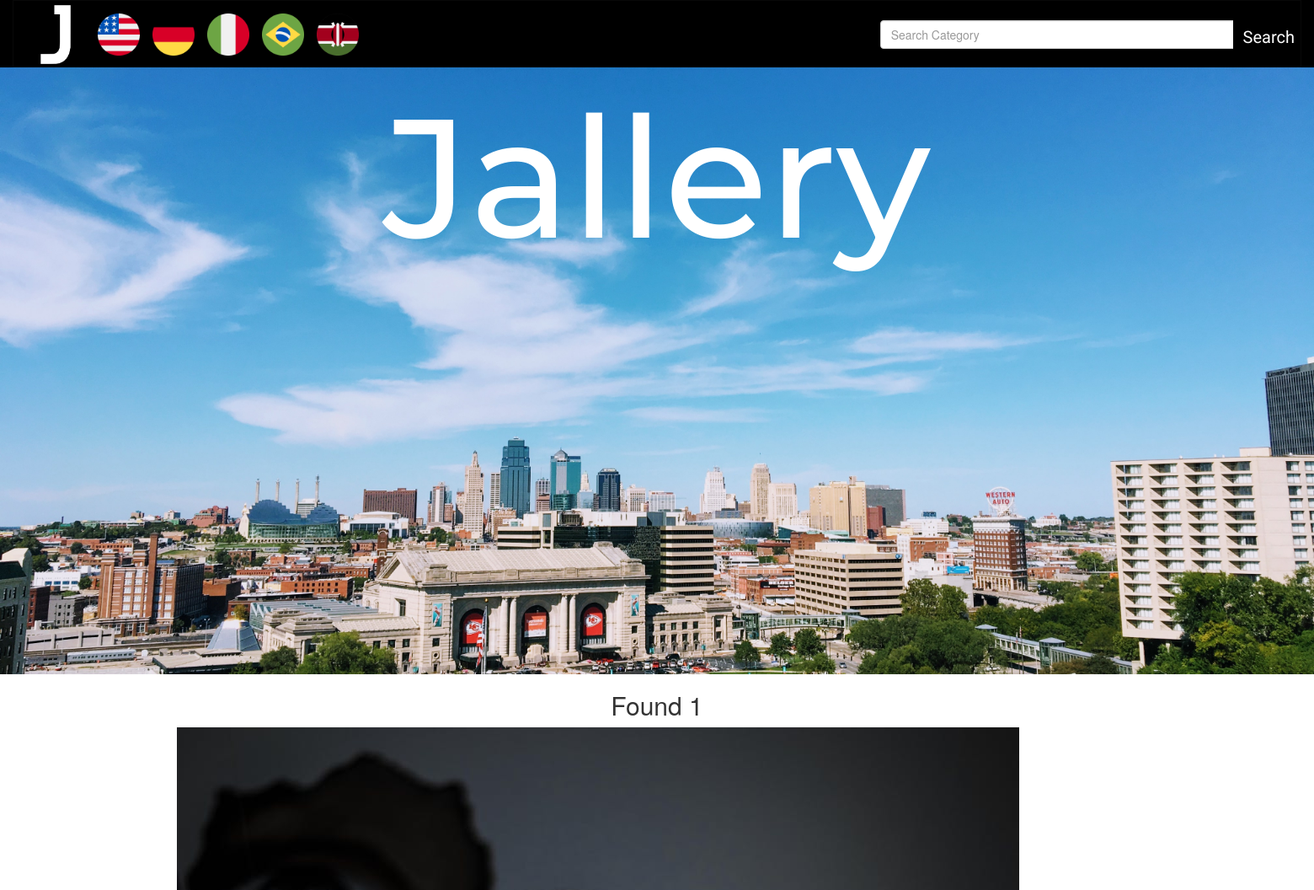
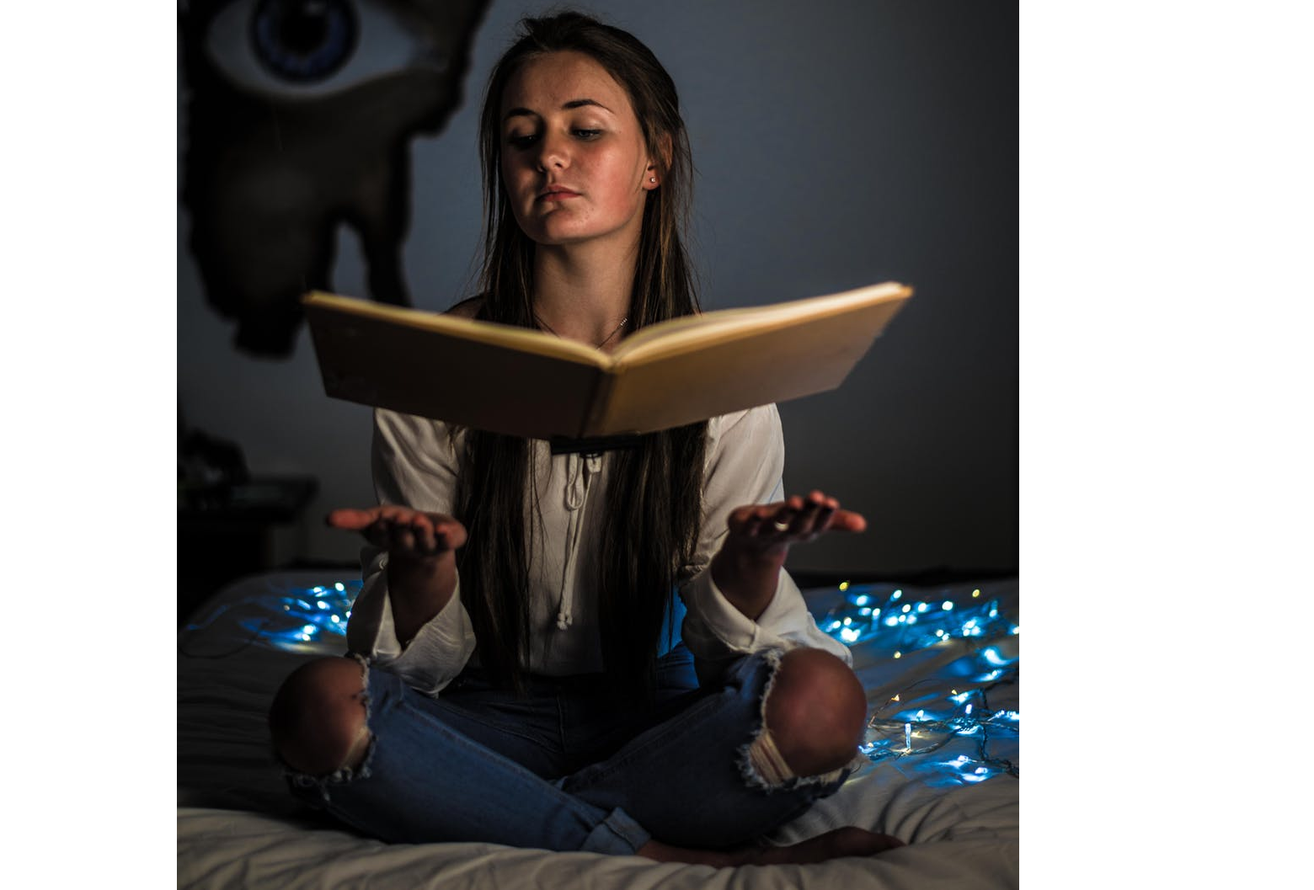
The page /filter-usa on the database as committed earlier (2 pictures, top to bottom).
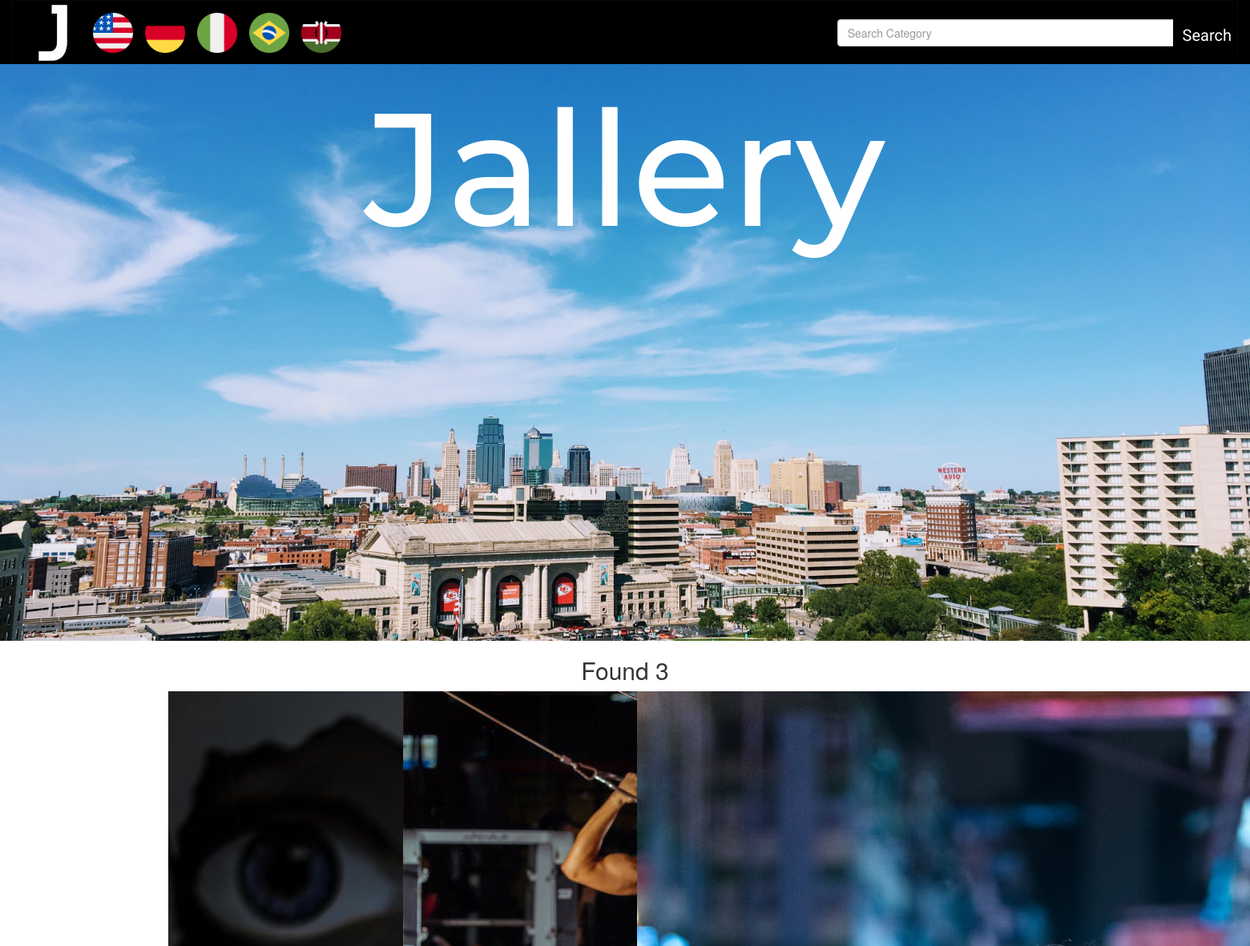
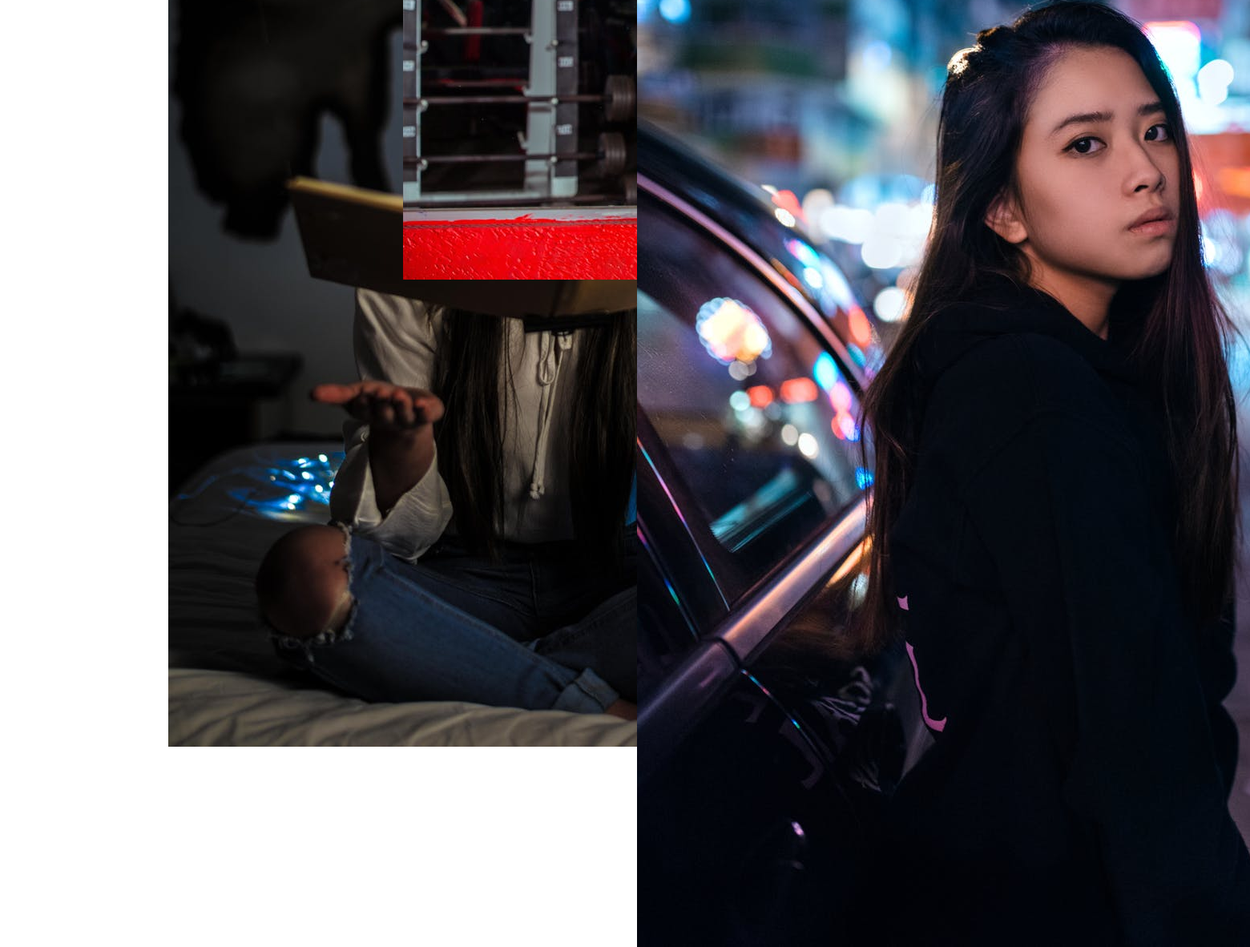
The same page on the database as committed later (2 pictures, top to bottom).
### images/models.py (models this page shows, shortened)
class Image(models.Model):
  image = models.ImageField(upload_to = 'photos/')
  image_name = models.CharField(max_length=60)
  image_description = models.TextField()
  pub_date = models.DateTimeField(auto_now_add=True)
  category = models.ManyToManyField(Category)
  location = models.ForeignKey(Location)
  @classmethod
  def filter_images(cls, place):
    images = cls.objects.filter(location__location=place)
    return images

### images/views.py (the view)
# urls.py: url('^filter-usa$', views.filter_usa, name='filter-usa'),
def filter_usa(request):
  pics = Image.filter_images('USA')
  return render(request, 'all/search.html', {'pics':pics})

### images/templates/all/search.html (shortened to what this page needs)
{% extends 'all/base.html' %}
{% block content %}
<div class="container">
  <div class="row">
    {% if pics %}
    <h2 style='text-align:center;'>Found {{pics|length }}</h2>
    {% endif %}
  </div>
  <div class="row">
    {% if pics %}
    {% for pic in pics %}
    <div class="col-sm-6 col-md-3">
      <img src="{{pic.image.url}}" alt="Searched Pic">
    </div>
    {% endfor %}
    {% endif %}
  </div>
</div>
{% endblock %}

### images/templates/all/base.html (shortened to what this page needs)
{% load bootstrap3 %}
{% load static %}
<!DOCTYPE html>
<html>
<head>
  {% block styles %}
  {% bootstrap_css %}
    <link rel="stylesheet" href="{% static 'css/base.css' %}">
    <link rel="stylesheet" href="{% static 'css/animate.css' %}">
  {% endblock %}
</head>
<body>
  <div class="bg">
    <div id='container' class="container">
      {% include 'navbar.html' %}
      <h1 id='headliner' class='text-center'>Jallery</h1>
    </div>
  </div>
  {% block content %}
  {% endblock %}
</body>
</html>

### images/templates/navbar.html (shortened to what this page needs)
{% load static %}
<!DOCTYPE html>
<html>
<head>
  <link rel="stylesheet" href="{% static 'css/nav.css' %}">
</head>
<body>
  <nav id='main' class='navbar navbar-inverse'>
    <div class="container-fluid">
      <div class="navbar-header">
        <a class='navbar-brand' href="{% url 'default' %}"><img id='icon' src="../../media/photos/icon.png" alt="de icon"></a>
        <a class='navbar-brand' href="{% url 'filter-usa' %}"><img class='locations' src="../../media/photos/usa.png" alt="de icon"></a>
        <a class='navbar-brand' href="{% url 'filter-germany' %}"><img class='locations' src="../../media/photos/germany.png" alt="de icon"></a>
        <a class='navbar-brand' href="{% url 'filter-italy' %}"><img class='locations' src="../../media/photos/italy.png" alt="de icon"></a>
        <a class='navbar-brand' href="{% url 'filter-brazil' %}"><img class='locations' src="../../media/photos/brazil.png" alt="de icon"></a>
        <a class='navbar-brand' href="{% url 'filter-kenya' %}"><img class='locations' src="../../media/photos/kenya.png" alt="de icon"></a>
      </div>
      <div class="col-sm-4">
        <form id='search' class='navbar-right' class='navbar-form' role='search' action="{% url 'search' %}">
          <div class="input-group">
            <input autocomplete='off' type="text" class='form-control' placeholder="Search Category" name='location'>
            <div class="input-group-btn">
              <button id='searchButton' class='btn btn-default' type='submit'>Search</button>
            </div>
          </div>
        </form>
      </div>
    </div>
  </nav>
</body>
</html>

### static/css/base.css (style rules this page uses)
body, html { height: 100%; }
.bg { background-image: url("../../media/photos/background.jpg"); height: 100%; background-position: center; background-repeat: no-repeat; background-size: cover; }
#container { position:absolute; background-color: black; height: 80px; border-radius:0px; width:100%; }
#headliner { font-size:200px; color:white; font-family: 'Montserrat', sans-serif; opacity: 0; -webkit-animation: reveal 3s cubic-bezier(0, 1, 0.5, 1) 1 normal forwards; animation: reveal 3s cubic-bezier(0, 1, 0.5, 1) 1 normal forwards; }
#headliner { display: block; }

### static/css/nav.css (style rules this page uses)
#main { background-color: black; height: 80px; border-radius:0px; overflow: hidden; }
#icon { margin-top: -10px; width: 70px; height: 70px; }
.locations { width: 50px; height: 50px; margin-left:auto; }
.col-sm-4 { margin-top: 13px; position: absolute; right: 0px; padding: 10px; }
#searchButton { margin-top: 0px; border: none; font-size: 20px; background-color: black; color: white; font-family: Roboto, sans-serif; height: 34px; }

Rows that differ between the two databases and show on the page:
no longer on this page (row unchanged): Image: image (picture)
added Image: image (picture)
Other text that changed with them:
{{ pics|length }}: "1" → "3"
